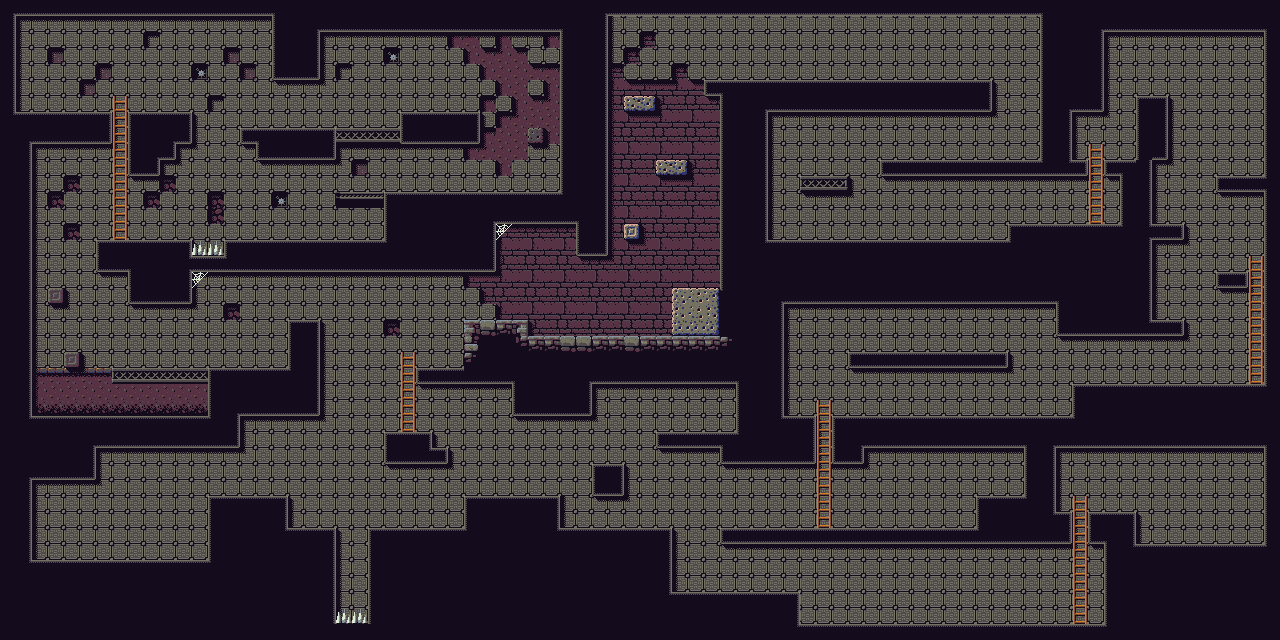

A level layout from a 2D game, rendered from its tile map. Below: a short description, then the map file with tile-grid data replaced by summaries:
An orthogonal 80x40 tile map with 16x16 px tiles, 4 tile layers (Background, Shadows, Main, Foreground), 2 tilesets and 60 objects (29x coin, 17x box, 4x slime, 2x spikes, player).

<map version="1.10" tiledversion="1.11.0" orientation="orthogonal" renderorder="right-down" width="80" height="40" tilewidth="16" tileheight="16" infinite="0" nextlayerid="9" nextobjectid="127">
 <tileset firstgid="1" name="Tileset" tilewidth="16" tileheight="16" tilecount="256" columns="16">
  <image source="../images/tileset.png" width="256" height="256" />
  <tile id="29" type="ladder" />
  <tile id="34" type="noCollide" />
  <tile id="35" type="noCollide" />
  <tile id="36" type="noCollide" />
  <tile id="37" type="noCollide" />
  <tile id="151">
   <animation>
    <frame tileid="151" duration="100" />
    <frame tileid="152" duration="100" />
    <frame tileid="153" duration="100" />
    <frame tileid="154" duration="100" />
   </animation>
  </tile>
 </tileset>
 <tileset firstgid="257" name="coin" tilewidth="8" tileheight="8" tilecount="11" columns="11">
  <image source="../images/coin.png" width="88" height="8" />
  <tile id="0">
   <animation>
    <frame tileid="0" duration="50" />
    <frame tileid="1" duration="50" />
    <frame tileid="2" duration="50" />
    <frame tileid="3" duration="50" />
    <frame tileid="4" duration="50" />
    <frame tileid="5" duration="50" />
    <frame tileid="6" duration="50" />
    <frame tileid="7" duration="50" />
    <frame tileid="8" duration="50" />
    <frame tileid="9" duration="50" />
   </animation>
  </tile>
 </tileset>
 <layer id="1" name="Background" width="80" height="40" opacity="255">
  <data>[3200 cells, 3180 non-empty, 16 distinct tile ids]</data>
 </layer>
 <layer id="4" name="Shadows" width="80" height="40">
  <data>[3200 cells, 529 non-empty, 6 distinct tile ids]</data>
 </layer>
 <layer id="2" name="Main" width="80" height="40" opacity="255">
  <data>[3200 cells, 1423 non-empty, 49 distinct tile ids]</data>
 </layer>
 <objectgroup id="5" name="Objects">
  <object id="63" name="Player" type="player" x="144" y="80" width="14" height="26" />
  <object id="3" name="Spikes" type="spikes" x="336" y="616" width="32" height="8" />
  <object id="4" name="Slime" type="slime" x="224" y="224" width="160" height="16">
   <properties>
    <property name="direction" value="right" />
    <property name="range" type="int" value="222" />
   </properties>
  </object>
  <object id="11" name="Spikes" type="spikes" x="192" y="248" width="32" height="8" />
  <object id="12" name="Slime" type="slime" x="368" y="512" width="96" height="16">
   <properties>
    <property name="direction" value="right" />
    <property name="range" type="int" value="222" />
   </properties>
  </object>
  <object id="13" name="Coin" type="coin" gid="257" x="196" y="204" width="8" height="8" />
  <object id="15" name="Coin" type="coin" gid="257" x="220" y="176" width="8" height="8" />
  <object id="16" name="Coin" type="coin" gid="257" x="244" y="204" width="8" height="8" />
  <object id="17" name="Coin" type="coin" gid="257" x="156" y="212" width="8" height="8" />
  <object id="18" name="Coin" type="coin" gid="257" x="224" y="480" width="8" height="8" />
  <object id="20" name="Coin" type="coin" gid="257" x="256" y="480" width="8" height="8" />
  <object id="21" name="Slime" type="slime" x="112" y="352" width="176" height="16">
   <properties>
    <property name="direction" value="right" />
    <property name="range" type="int" value="222" />
   </properties>
  </object>
  <object id="22" name="Coin" type="coin" gid="257" x="320" y="480" width="8" height="8" />
  <object id="23" name="Coin" type="coin" gid="257" x="336" y="464" width="8" height="8" />
  <object id="24" name="Coin" type="coin" gid="257" x="352" y="448" width="8" height="8" />
  <object id="25" name="Coin" type="coin" gid="257" x="368" y="464" width="8" height="8" />
  <object id="26" name="Coin" type="coin" gid="257" x="64" y="80" width="8" height="8" />
  <object id="27" name="Coin" type="coin" gid="257" x="96" y="80" width="8" height="8" />
  <object id="28" name="Coin" type="coin" gid="257" x="128" y="80" width="8" height="8" />
  <object id="29" name="Coin" type="coin" gid="257" x="160" y="80" width="8" height="8" />
  <object id="31" name="Coin" type="coin" gid="257" x="96" y="320" width="8" height="8" />
  <object id="32" name="Coin" type="coin" gid="257" x="68" y="220" width="8" height="8" />
  <object id="33" name="Coin" type="coin" gid="257" x="272" y="112" width="8" height="8" />
  <object id="34" name="Coin" type="coin" gid="257" x="304" y="112" width="8" height="8" />
  <object id="39" name="Coin" type="coin" gid="257" x="368" y="176" width="8" height="8" />
  <object id="40" name="Coin" type="coin" gid="257" x="532" y="96" width="8" height="8" />
  <object id="41" name="Coin" type="coin" gid="257" x="416" y="176" width="8" height="8" />
  <object id="42" name="Coin" type="coin" gid="257" x="528" y="256" width="8" height="8" />
  <object id="43" name="Coin" type="coin" gid="257" x="564" y="300" width="8" height="8" />
  <object id="44" name="Coin" type="coin" gid="257" x="596" y="300" width="8" height="8" />
  <object id="45" name="Coin" type="coin" gid="257" x="628" y="300" width="8" height="8" />
  <object id="46" name="Coin" type="coin" gid="257" x="224" y="304" width="8" height="8" />
  <object id="47" name="Coin" type="coin" gid="257" x="256" y="304" width="8" height="8" />
  <object id="48" name="Coin" type="coin" gid="257" x="288" y="304" width="8" height="8" />
  <object id="49" name="Coin" type="coin" gid="257" x="320" y="304" width="8" height="8" />
  <object id="64" name="Slime" type="slime" x="240" y="112" width="160" height="16">
   <properties>
    <property name="direction" value="right" />
    <property name="range" type="int" value="222" />
   </properties>
  </object>
  <object id="81" type="box" gid="61" x="432" y="95" width="16" height="16" />
  <object id="84" type="box" gid="61" x="416" y="95" width="16" height="16" />
  <object id="85" type="box" gid="61" x="432" y="112" width="16" height="16" />
  <object id="86" type="box" gid="61" x="416" y="112" width="16" height="16" />
  <object id="87" type="box" gid="61" x="448" y="112" width="16" height="16" />
  <object id="89" type="box" gid="61" x="432" y="78" width="16" height="16" />
  <object id="91" type="box" gid="61" x="96" y="544" width="15" height="15" />
  <object id="92" type="box" gid="61" x="80" y="544" width="15" height="15" />
  <object id="93" type="box" gid="61" x="96" y="560" width="15" height="15" />
  <object id="94" type="box" gid="61" x="80" y="560" width="15" height="15" />
  <object id="95" type="box" gid="61" x="112" y="560" width="15" height="15" />
  <object id="96" type="box" gid="61" x="112" y="544" width="15" height="15" />
  <object id="97" type="box" gid="61" x="96" y="528" width="15" height="15" />
  <object id="98" type="box" gid="61" x="128" y="560" width="15" height="15" />
  <object id="99" type="box" gid="61" x="112" y="528" width="15" height="15" />
  <object id="100" type="box" gid="61" x="112" y="512" width="15" height="15" />
  <object id="101" type="box" x="80" y="64" width="32" height="32" rotation="55.6923" />
  <object id="111" gid="152" x="448" y="192" width="16" height="16" rotation="345.224" />
  <object id="116" x="181.39" y="51.1575" rotation="62.3147">
   <polygon points="0,0 16,-16 16,-32 0,-48 0,-64 16,-64 32,-48 48,-48 64,-64 80,-64 80,-48 64,-32 64,-16 80,0 80,16 64,16 48,0 32,0 16,16 0,16 0,0" />
  </object>
  <object id="117" gid="69" x="96" y="96" width="16" height="16" rotation="44.1238" />
  <object id="121" x="104.112" y="44.6868" width="16" height="16" rotation="45.5663" />
  <object id="122" x="126.748" y="51.2709" width="32" height="16" rotation="348.764" />
  <object id="123" x="126.748" y="51.2709" width="32" height="16" rotation="348.764" />
  </objectgroup>
 <layer id="8" name="Foreground" width="80" height="40">
  <data>[3200 cells, 6 non-empty, 2 distinct tile ids]</data>
 </layer>
</map>
<!-- 1 of 60 objects omitted -->
